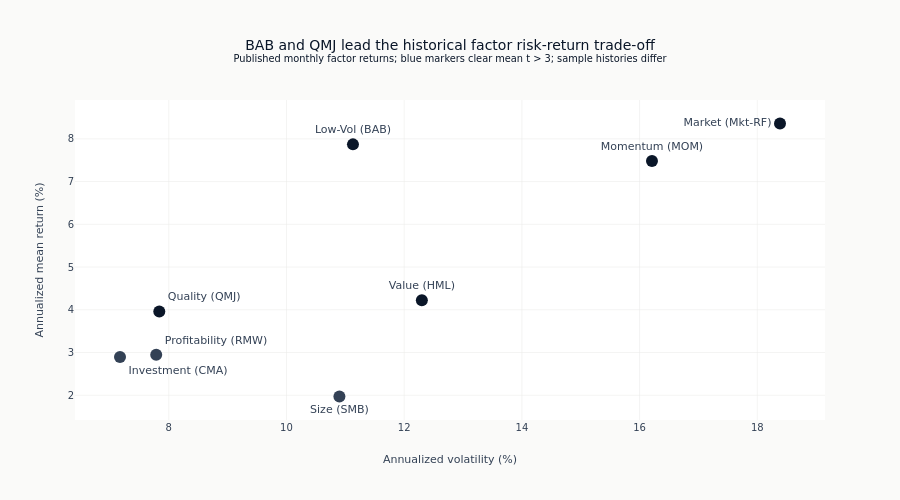

This figure's notebook cell:
### Markdown cell above
A labeled risk-return map replaces the redundant summary dump. Comparisons remain
historical and descriptive because factor histories begin on different dates.

### Code cell
fig = go.Figure(
    go.Scatter(
        x=summary_df["Ann. Volatility"] * 100,
        y=summary_df["Ann. Return"] * 100,
        mode="markers+text",
        text=summary_df.index,
        textposition=[label_positions[label] for label in summary_df.index],
        marker=dict(
            size=12,
            color=[
                COLORS["blue"] if value > 3 else COLORS["neutral"]
                for value in summary_df["t-statistic"]
            ],
        ),
        customdata=summary_df[["Sharpe Ratio", "t-statistic", "Max Drawdown", "Period"]],
        hovertemplate=(
            "<b>%{text}</b><br>Annualized return: %{y:.1f}%<br>Annualized volatility: "
            "%{x:.1f}%<br>Sharpe: %{customdata[0]:.2f}<br>Mean t (NW): "
            "%{customdata[1]:.2f}<br>Max drawdown: %{customdata[2]:.1%}<br>Period: "
            "%{customdata[3]}<extra></extra>"
        ),
    )
)
fig.update_layout(
    title=(
        "BAB and QMJ lead the historical factor risk-return trade-off"
        "<br><sup>Published monthly factor returns; blue markers clear mean t > 3; "
        "sample histories differ</sup>"
    ),
    xaxis_title="Annualized volatility (%)",
    yaxis_title="Annualized mean return (%)",
    height=500,
    margin=dict(l=75, r=75, b=80),
    showlegend=False,
)
show_figure(fig)

### Figure 1 — Plotly figure (JSON) as saved in the notebook; plotly's stock layout.template omitted (floating-point values rounded to 4 significant figures)
{"data": [{"customdata": [[0.4547, 4.401, -0.8463, "1926-2026"], [0.3435, 3.111, -0.5779, "1926-2026"], [0.1808, 1.738, -0.5495, "1926-2026"], [0.4614, 4.719, -0.7854, "1927-2026"], [0.3785, 2.709, -0.4178, "1963-2026"], [0.4038, 2.817, -0.2721, "1963-2026"], [0.5049, 3.683, -0.2934, "1957-2026"], [0.7072, 5.68, -0.5465, "1930-2026"]], "hovertemplate": "<b>%{text}</b><br>Annualized return: %{y:.1f}%<br>Annualized volatility: %{x:.1f}%<br>Sharpe: %{customdata[0]:.2f}<br>Mean t (NW): %{customdata[1]:.2f}<br>Max drawdown: %{customdata[2]:.1%}<br>Period: %{customdata[3]}<extra></extra>", "marker": {"color": ["#0a1628", "#0a1628", "#334155", "#0a1628", "#334155", "#334155", "#0a1628", "#0a1628"], "size": 12}, "mode": "markers+text", "text": ["Market (Mkt-RF)", "Value (HML)", "Size (SMB)", "Momentum (MOM)", "Profitability (RMW)", "Investment (CMA)", "Quality (QMJ)", "Low-Vol (BAB)"], "textposition": ["middle left", "top center", "bottom center", "top center", "top right", "bottom right", "top right", "top center"], "type": "scatter", "x": [18.39, 12.3, 10.9, 16.21, 7.787, 7.171, 7.839, 11.13], "y": [8.359, 4.225, 1.971, 7.479, 2.947, 2.896, 3.958, 7.871]}], "layout": {"height": 500, "margin": {"b": 80, "l": 75, "r": 75}, "showlegend": false, "title": {"text": "BAB and QMJ lead the historical factor risk-return trade-off<br><sup>Published monthly factor returns; blue markers clear mean t > 3; sample histories differ</sup>"}, "xaxis": {"title": {"text": "Annualized volatility (%)"}}, "yaxis": {"title": {"text": "Annualized mean return (%)"}}}}
